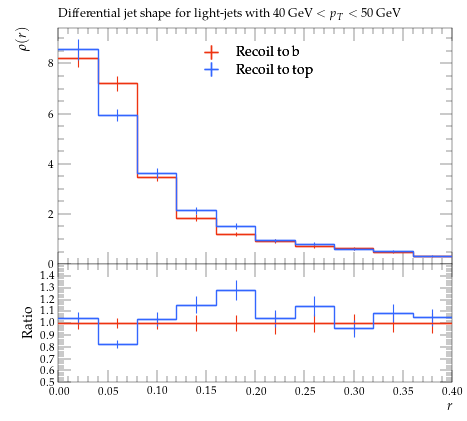

This chart was generated by the following Python code:
#! /usr/bin/env python

# This Python script was auto-generated using YODA v2.0.2.
# Analysis object: /ATLAS_2013_I1243871/d02-x02-y01
# Timestamp: 03-08-2026 (15:47:40)

import matplotlib as mpl
import matplotlib.pyplot as plt
mpl.use('Agg') # comment out for interactive use
import os
import numpy as np

plotDir = os.path.split(os.path.realpath(__file__))[0]
if 'YODA_USER_PLOT_PATH' in globals():
    plot_outdir = globals()['YODA_USER_PLOT_PATH']
else:
    plot_outdir = plotDir

#plot style
plt.style.use(os.path.join(plotDir, '../default.mplstyle'))
# plot metadata
figW, figH = plt.rcParams['figure.figsize']
ax_xLabel = r'$r$'
ax_yLabel = r'$\rho(r)$'
ax_title  = r'Differential jet shape for light-jets with $40\,\mathrm{GeV} < p_T < 50\,\mathrm{GeV}$'
ax_xScale = 'linear'
ax_yScale = 'linear'
xLims = (0.0, 0.4)
yLims = (0.0, 9.4223745)

# TeX-friendly labels for the legend
labels = {
    'legend' : ([ r"Recoil to b", r"Recoil to top" ], r""),
}

# Adjust canvas width and height
canvasW = 10.0
canvasH = 9.0
figW *= canvasW/10.
figH *= canvasH/9.

# Create figure and axis objects
fig, (ax, ratio0_ax) = plt.subplots(2, 1, sharex=True,
                  figsize=(figW,figH), gridspec_kw={'height_ratios': (6.0, 3.0)})

# Set figure margins
plt.subplots_adjust(
    left   = 1.0 * plt.rcParams['figure.subplot.left'],
    right  = 1.0 * plt.rcParams['figure.subplot.right'],
    top    = 1.0 * plt.rcParams['figure.subplot.top'],
    bottom = 1.0 * plt.rcParams['figure.subplot.bottom'])

ratio0_ax.yaxis.set_major_locator(mpl.ticker.MultipleLocator(0.1))
ratio0_ax.set_ylim(0.5, 1.4999)
ratio0_ax.set_ylabel('Ratio')

# the numerical data is stored in a separate file
dataf = dict()
prefix = os.path.split(__file__)[0]
if prefix:    prefix = prefix + '/'
exec(open(prefix+'d02-x02-y01__data.py').read(), dataf)


legend_handles = dict() # keep track of handles for the legend

# style options for curves
# starts at zorder>=5 to draw curve on top of legend
styles = {
  'recoil_b': {
    'color' : '#EE3311',
    'linestyle' : '-',
    'linewidth' : 1,
    'marker' : 'none',
    'markersize' : 2,
    'capsize' : 0.0,
    'zorder' : 5,
    'histstyle' : 1,
    'drawstyle' : 'steps-pre',
    'xerrorbars' : 1,
    'yerrorbars' : 1,
    'fillcolor' : None,
    'fillopacity' : 1.0,
    'ratio0_linestyle' : '-',
    'ratio0_linewidth' : 1,
    'ratio0_marker' : 'none',
    'ratio0_markersize' : 2,
    'ratio0_capsize' : 0.0,
    'ratio0_zorder' : 5,
    'ratio0_histstyle' : 1,
    'ratio0_drawstyle' : 'steps-pre',
    'ratio0_xerrorbars' : 1,
    'ratio0_yerrorbars' : 1,
  },
  'recoil_t': {
    'color' : '#3366FF',
    'linestyle' : '-',
    'linewidth' : 1,
    'marker' : 'none',
    'markersize' : 2,
    'capsize' : 0.0,
    'zorder' : 6,
    'histstyle' : 1,
    'drawstyle' : 'steps-pre',
    'xerrorbars' : 1,
    'yerrorbars' : 1,
    'fillcolor' : None,
    'fillopacity' : 1.0,
    'ratio0_linestyle' : '-',
    'ratio0_linewidth' : 1,
    'ratio0_marker' : 'none',
    'ratio0_markersize' : 2,
    'ratio0_capsize' : 0.0,
    'ratio0_zorder' : 6,
    'ratio0_histstyle' : 1,
    'ratio0_drawstyle' : 'steps-pre',
    'ratio0_xerrorbars' : 1,
    'ratio0_yerrorbars' : 1,
  },
}

# curve from input yoda files in main panel
for label, yvals in dataf['yvals'].items():
    if all(np.isnan(v) for v in dataf['yvals'][label]):
        continue
    tmp = None
    if styles[label]['histstyle']: # draw as histogram
        xpos = dataf['xedges'][label] if styles[label]['drawstyle'] else dataf['xpoints'][label]
        ypos = np.insert(yvals, 0, yvals[0]) if styles[label]['drawstyle'] else yvals
        if styles[label]['fillcolor']: # fill area below curve
            ax.fill_between(xpos, ypos, step='pre',
                            color=styles[label]['fillcolor'],
                            alpha=styles[label]['fillopacity'])
        tmp, = ax.plot(xpos, ypos,
                       color=styles[label]['color'],
                       linestyle=styles[label]['linestyle'],
                       linewidth=styles[label]['linewidth'],
                       drawstyle=styles[label]['drawstyle'], solid_joinstyle='miter',
                       zorder=styles[label]['zorder'], label=label)
    tmp = ax.errorbar(dataf['xpoints'][label], yvals,
                      xerr=np.array(dataf['xerrs'][label])*styles[label]['xerrorbars'],
                      yerr=np.array(dataf['yerrs'][label])*styles[label]['yerrorbars'],
                      fmt=styles[label]['marker'], capsize=styles[label]['capsize'],
                      markersize=styles[label]['markersize'],
                      ecolor=styles[label]['color'],
                      color=styles[label]['color'], zorder=styles[label]['zorder'])
    tmp[-1][0].set_linestyle(styles[label]['linestyle'])
    tmp[-1][0].set_linewidth(styles[label]['linewidth'])
    if label in dataf['add_legend_handle']:  legend_handles[label] = tmp
    for varLabel in dataf['variation_yvals'].keys():
        if varLabel.startswith(label):
            tmp, = ax.plot(dataf['xedges'][label], dataf['variation_yvals'][varLabel],
                           color=styles[label]['color'],
                           linestyle=styles[label]['linestyle'],
                           linewidth=styles[label]['linewidth'],
                           drawstyle='steps-pre', solid_joinstyle='miter',
                           zorder=styles[label]['zorder'], alpha=0.5)


# plots on ratio panel
# curve from input yoda files in ratio panel
for label, yvals in dataf['ratio0_yvals'].items():
    if all(np.isnan(v) for v in yvals):
        continue
    if styles[label]['ratio0_histstyle']: # plot as histogram
        xpos = dataf['xedges']['recoil_b'] if styles[label]['ratio0_drawstyle'] else dataf['xpoints']['recoil_b']
        ypos = np.insert(yvals, 0, yvals[0]) if styles[label]['ratio0_drawstyle'] else yvals
        ratio0_ax.plot(xpos, ypos,
                       color=styles[label]['color'],
                       linewidth=styles[label]['linewidth'],
                       linestyle=styles[label]['ratio0_linestyle'],
                       drawstyle=styles[label]['ratio0_drawstyle'], zorder=styles[label]['zorder'],
                       solid_joinstyle='miter')
    tmp = ratio0_ax.errorbar(dataf['xpoints']['recoil_b'], yvals,
                             xerr=np.array(dataf['ref_xerrs'])*styles[label]['ratio0_xerrorbars'],
                             yerr=np.array(dataf['ratio0_yerrs'][label])*styles[label]['ratio0_yerrorbars'],
                             fmt=styles[label]['ratio0_marker'], capsize=styles[label]['ratio0_capsize'],
                             markersize=styles[label]['ratio0_markersize'],
                             ecolor=styles[label]['color'],
                             color=styles[label]['color'])
    tmp[-1][0].set_linestyle(styles[label]['ratio0_linestyle'])
    tmp[-1][0].set_linewidth(styles[label]['ratio0_linewidth'])

    for varlabel in dataf['ratio0_variation_vals'].keys():
        if varlabel.startswith(label):
            ratio0_ax.plot(dataf['xedges']['recoil_b'],
                            dataf['ratio0_variation_vals'][varlabel],
                            color=styles[label]['color'],
                            linestyle=styles[label]['linestyle'],
                            linewidth=styles[label]['linewidth'],
                            drawstyle='steps-pre', solid_joinstyle='miter',
                            zorder=1, alpha=0.5)

legend_items = list(legend_handles.values())
ax.add_artist(ax.legend(legend_items,
                        labels['legend'][0],
                        title=labels['legend'][1],
                        alignment='left',
                        loc='upper center',
                        bbox_to_anchor=(0.5, 0.97)))

# set plot metadata as defined above
ratio0_ax.set_xlabel(ax_xLabel)
ratio0_ax.xaxis.set_label_coords(1., -0.15)
ax.set_ylabel(ax_yLabel, ha='right', va='top')
ax.yaxis.set_label_coords(-0.11, 1.0)
ax.set_title(ax_title, loc='left')
ax.set_xscale(ax_xScale)
ax.set_yscale(ax_yScale)
ax.set_xlim(xLims)
ax.set_ylim(yLims)

# tick formatting
plt.rcParams['xtick.top'] = True
plt.rcParams['ytick.right'] = True
fig.align_ylabels((ax, ratio0_ax))
plt.savefig(os.path.join(plot_outdir, 'd02-x02-y01.pdf'), format='PDF')
plt.savefig(os.path.join(plot_outdir, 'd02-x02-y01.png'), format='PNG')

plt.close(fig)
